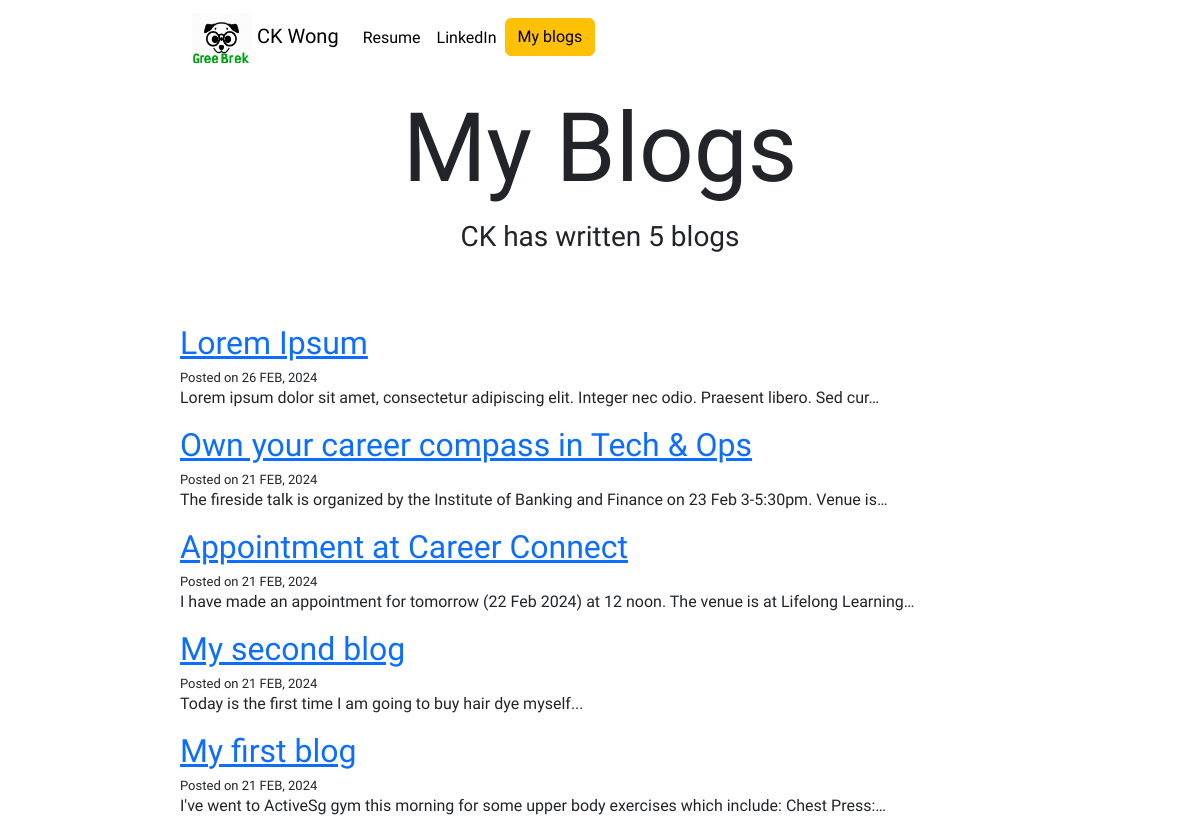
Screenshot of /blog/ with the database file from the repository.
### blog/models.py (models this page shows, shortened)
class Blog(models.Model):
    title = models.CharField(max_length=50)
    created_on = models.DateTimeField(default=timezone.now)
    message = models.TextField()

### blog/views.py (the view)
# urls.py: path("", views.all_blogs, name="all_blogs"),
def all_blogs(request):
    blogs = Blog.objects.order_by("-created_on")
    return render(request, "blog/all_blogs.html", {"blogs": blogs})

### blog/templates/blog/all_blogs.html
{% extends 'portfolio/base.html' %}
{% block content %}
<div id="blogtitle">My Blogs</div>
<h3>CK has written {{ blogs.count }} blog{{ blogs.count|pluralize }}</h3>
{% for blog in blogs %}
<div class="post-container">
    <a href="{% url 'blog:detail' blog.id %}"><h2>{{ blog.title }}</h2></a>
    <h4>Posted on {{ blog.created_on|date:'d M, Y'|upper }}</h4>
    <p>{{ blog.message|striptags|truncatechars:100 }}</p>
</div>
{% endfor %}
{% endblock content %}

### portfolio/static/portfolio/style.css (style rules this page uses)
body { font-family: 'Nunito Sans'; text-align: left; margin-left: 180px; margin-right: 180px; }
h3 { text-align: center; margin-bottom: 70px; margin-top: 0; }
h4 { font-size: small; margin-top: 0; margin-bottom: 0; }
#blogtitle { font-size: 6rem; text-align: center; }

### rows the page displays
Blog: title "Lorem Ipsum", created_on "26 FEB, 2024", message "Lorem ipsum dolor sit amet, consectetur adipiscing elit. Integer nec odio. Praesent libero. Sed cur…"
Blog: title "Own your career compass in Tech & Ops", created_on "21 FEB, 2024", message "The fireside talk is organized by the Institute of Banking and Finance on 23 Feb 3-5:30pm. Venue is…"
Blog: title "Appointment at Career Connect", created_on "21 FEB, 2024", message "I have made an appointment for tomorrow (22 Feb 2024) at 12 noon. The venue is at Lifelong Learning…"
Blog: title "My second blog", created_on "21 FEB, 2024", message "Today is the first time I am going to buy hair dye myself..."
Blog: title "My first blog", created_on "21 FEB, 2024", message "I've went to ActiveSg gym this morning for some upper body exercises which include: Chest Press:…"

### other values shown
{{ blogs.count }} "5"
